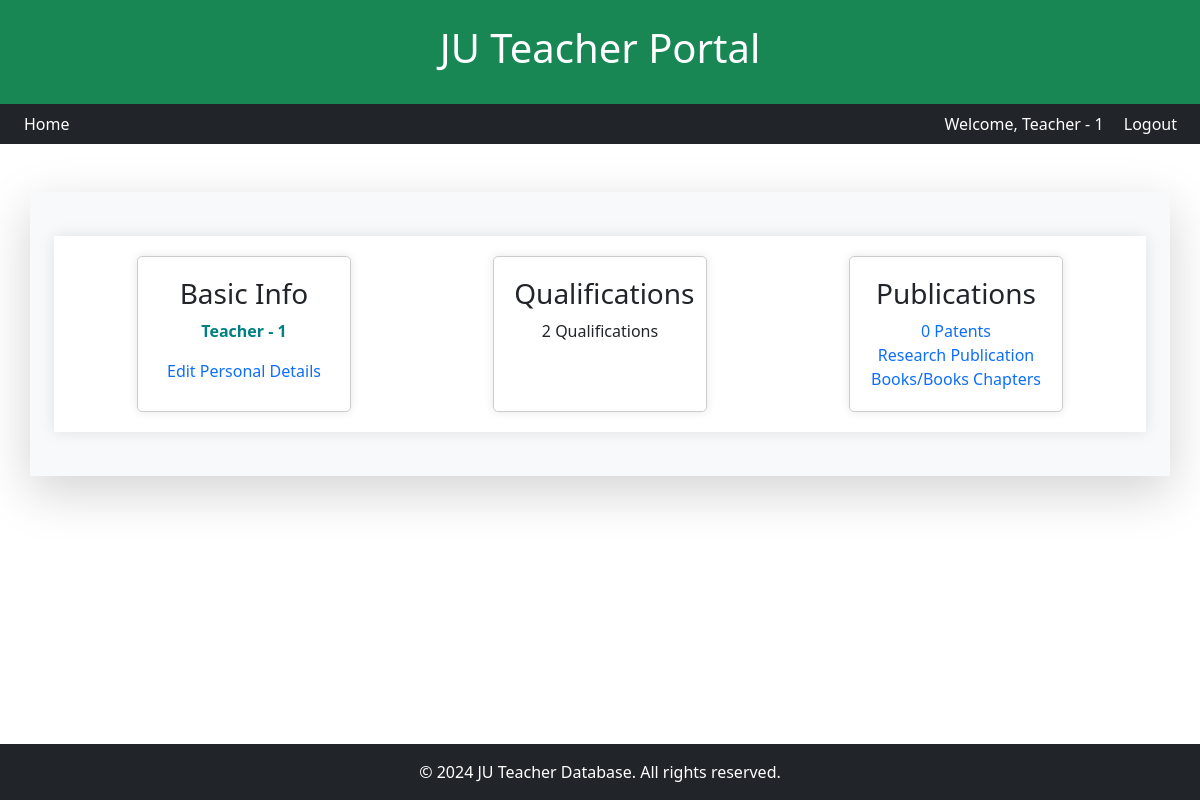
Page /teachers/profile/ (signed in) on the earlier database version.
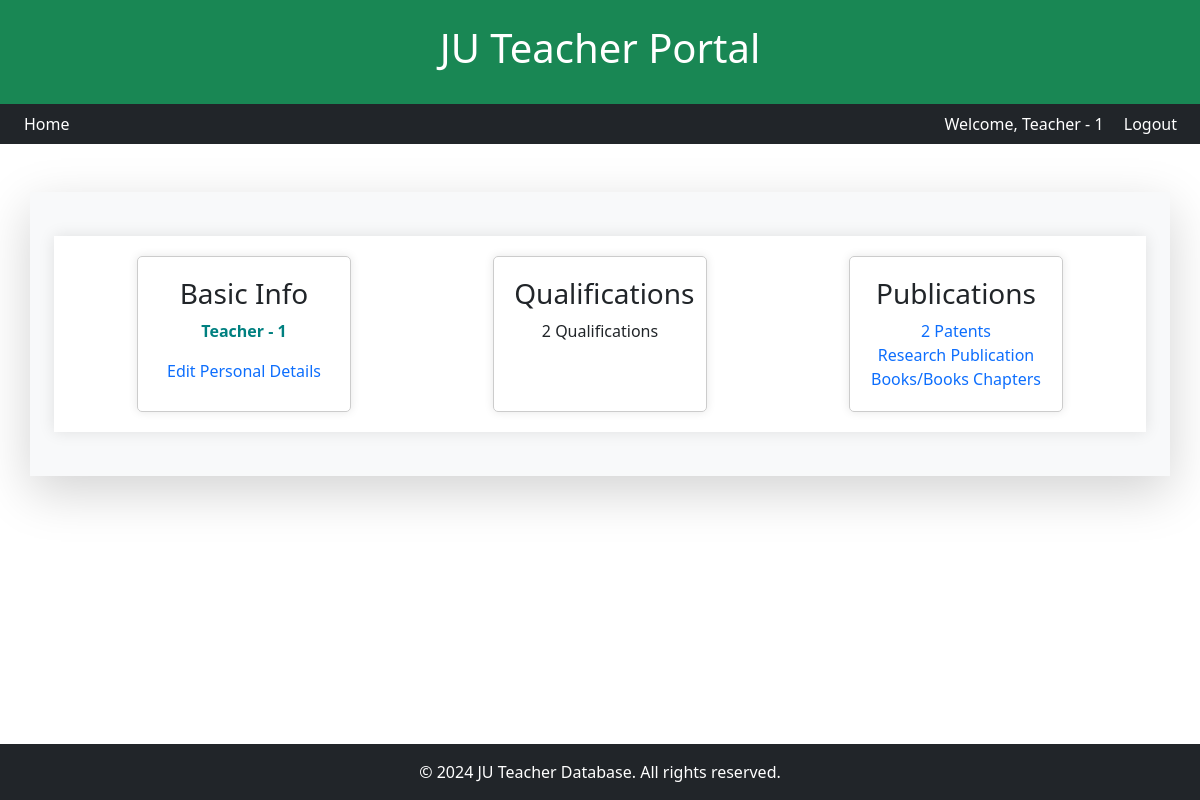
Same page on the later database version.
### teachers/models.py (models this page shows, shortened)
class Teacher(models.Model):
    user = models.OneToOneField(
        "CustomUser",
        null=True,
        on_delete=models.SET_NULL,
        related_name="teachers"
    )  # Refers to the CustomUser model
    email = models.EmailField(unique=True)
    emp_id = models.CharField(max_length=50, unique=True)
    first_name = models.CharField(verbose_name='Full Name', max_length=100, blank=True, null=True)  # Move first_name here
    dept_name = models.CharField(max_length=100, blank=True, null=True)  # Move first_name here
    group_name = models.CharField(max_length=100, null=True, blank=True)
    dob = models.DateField(verbose_name='Date of Birth', null=True, blank=True)
    GENDER_CHOICES = (
        (None, 'Select Gender'),
        ('M', 'Male'),
        ('F', 'Female'),
        ('O', 'Other'),
    )
    gender = models.CharField(
        verbose_name='Gender',
        max_length=6,
        choices=GENDER_CHOICES,
        null=True,
        blank=True
    )
    CAST_CHOICES = (
        (None, 'Select Caste'),
        ('cast-1', 'SC'),
        ('cast-2', 'ST'),
        ('cast-3', 'OBC-A'),
        ('cast-4', 'OBC-B'),
        ('cast-5', 'GEN'),
    )
    caste = models.CharField(
        verbose_name='Caste',
        max_length=6,
        choices=CAST_CHOICES,
        null=True,
        blank=True
    )
    DESIGNATION_CHOICES = (
        (None, 'Select Designation'),
        ('dsg-1', 'Assistant Professor'),
        ('dsg-2', 'Associate Professor'),
    )
    designation = models.CharField(
        max_length=30,
        choices=DESIGNATION_CHOICES,
        null=True,
        blank=True
    )
    doj = models.DateField(
        verbose_name='Date of Joining',
        null=True,
        blank=True
    )
    exp = models.IntegerField(
        verbose_name='Experience (in years)',
        default=0
    )
    mobile = models.CharField(
        verbose_name="Mobile Number",
        max_length=10,
        help_text="Enter a 10-digit mobile number without spaces or special characters.",
        null=True,
        blank=True
    )
    photo = models.ImageField(
        verbose_name='Photo',
        upload_to=get_image_path,
        null=True,
        blank=True
    )
    created_date = models.DateTimeField(default=timezone.now)
    updated_date = models.DateTimeField(auto_now=True)

### teachers/views.py (the view)
# urls.py: path('profile/', views.profile, name='profile'),
@login_required
def profile(request):
    try:
        department = Department.objects.get(id=request.user.department_id)  # Fetch the department instance
        department_name = department.name
    except Department.DoesNotExist:
        department_name = "Unknown"
    groups = request.user.groups.all()  # Fetch all groups for the user
    group_name = groups[0].name if groups else "No Group"  # Take the first group or default to "No Group"
    teacher, created = Teacher.objects.update_or_create(
        user=request.user,
        defaults={
            'first_name': request.user.first_name,
            'dept_name': department_name,  # Pass the department name
            'emp_id': request.user.emp_id,
            'email': request.user.email,
            'group_name': group_name,  # Capture and pass the group name
        }
    )
    form = TeacherForm(instance=teacher)
    return render(request, 'teachers/profile.html', {'teacher': teacher, 'form': form})

### teachers/templatetags/signing_tags.py (called while the page is built)
@register.filter
def sign_id(id):
    signer = Signer()
    return signer.sign(id)

### teachers/templates/teachers/profile.html (shortened to what this page needs)
{% extends 'base.html' %}
{% load signing_tags %}
{% load widget_tweaks %}
{% load static %}
{% block content %}
<head>
    <link rel="stylesheet" type="text/css" href="{% static 'css/profile.css' %}">
    <link href="https://cdn.jsdelivr.net/npm/bootstrap@5.3.0/dist/css/bootstrap.min.css" rel="stylesheet">
    <link rel="stylesheet" href="https://cdn.jsdelivr.net/npm/bootstrap-icons/font/bootstrap-icons.css">
    <link rel="stylesheet" href="https://code.jquery.com/ui/1.13.2/themes/base/jquery-ui.css">
</head>
<body>
    <div class="container">
        <div class="box profile-box" id="profileBox">
            <h3>Basic Info</h3>
            <p style="font-weight:bold;color:teal;">{{ request.session.user_name }}</p>
            <a href="#" id="editPersonalDetailsButton">Edit Personal Details</a>
        </div>
        <div class="box qualification-box" id="qualificationBox">
            <h3>Qualifications</h3>
            <p>{{ teacher.qualification_set.count }} Qualifications</p>
        </div>
        <div class="box publication-box" id="publicationBox">
            <h3>Publications</h3>
			<div>
				<a href="{% url 'teachers:patent_list' %}" id="addPatents">{{ teacher.patents_set.count }} Patents</a>
				<br>
				<a href="#" id="addResearchPub">Research Publication</a>
				<br>
				<a href="#" id="addBooks">Books/Books Chapters</a>
			</div>
		</div>
    </div>
</body>
{% endblock %}

Differences in the rows shown:
changed Teacher: patents_set.count "0" → "2"
